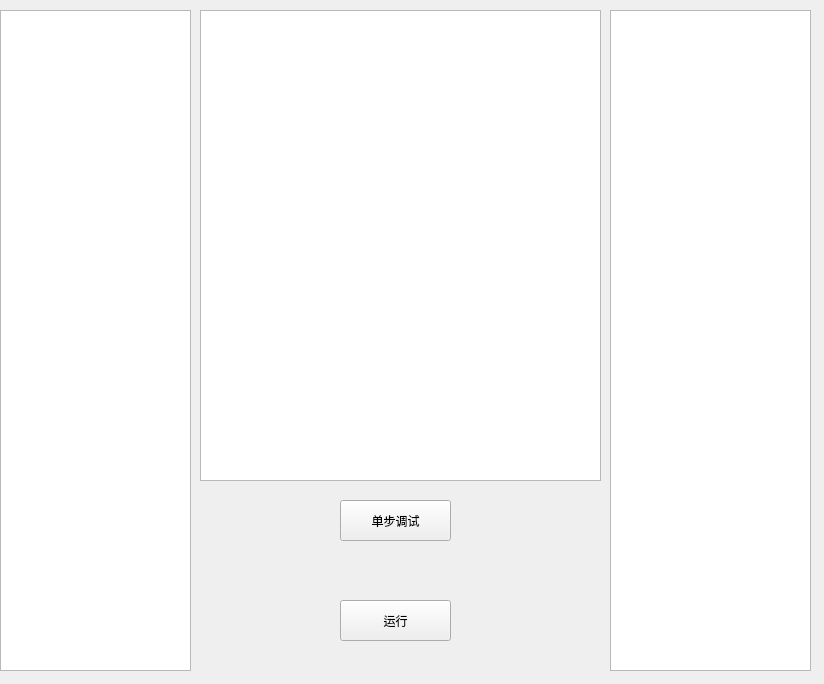
<?xml version="1.0" encoding="UTF-8"?>
<ui version="4.0">
 <class>cpu</class>
 <widget class="QWidget" name="cpu">
  <property name="geometry">
   <rect>
    <x>0</x>
    <y>0</y>
    <width>824</width>
    <height>684</height>
   </rect>
  </property>
  <property name="windowTitle">
   <string>Form</string>
  </property>
  <widget class="QTextBrowser" name="textBrowser">
   <property name="geometry">
    <rect>
     <x>200</x>
     <y>10</y>
     <width>401</width>
     <height>471</height>
    </rect>
   </property>
  </widget>
  <widget class="QTableView" name="tableView">
   <property name="geometry">
    <rect>
     <x>0</x>
     <y>10</y>
     <width>191</width>
     <height>661</height>
    </rect>
   </property>
  </widget>
  <widget class="QPushButton" name="pushButton">
   <property name="geometry">
    <rect>
     <x>340</x>
     <y>500</y>
     <width>111</width>
     <height>41</height>
    </rect>
   </property>
   <property name="text">
    <string>单步调试</string>
   </property>
  </widget>
  <widget class="QPushButton" name="pushButton_2">
   <property name="geometry">
    <rect>
     <x>340</x>
     <y>600</y>
     <width>111</width>
     <height>41</height>
    </rect>
   </property>
   <property name="text">
    <string>运行</string>
   </property>
  </widget>
  <widget class="QTableView" name="tableView_2">
   <property name="geometry">
    <rect>
     <x>610</x>
     <y>10</y>
     <width>201</width>
     <height>661</height>
    </rect>
   </property>
  </widget>
 </widget>
 <resources/>
 <connections/>
</ui>
